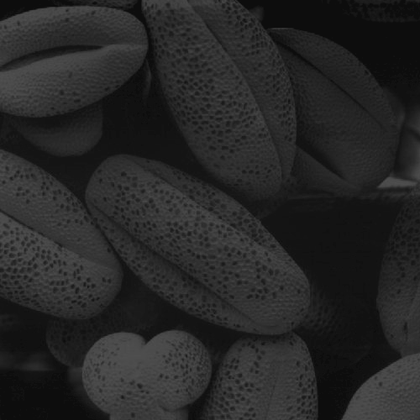
%> input picture dataImages/Fig0316(4)(bottom_left).tif, 420 x 420 px, shrunk from 500 x 500 before the run
$ octave C2_B2_3_NoFun.m   (GNU Octave 9; MATLAB toolbox functions it lacks are replaced by stand-ins)
%> lines starting %> are read from the running program, lines starting %| are printed output that depends on the picture
% ??c ?nh xám
i = imread('Fig0316(4)(bottom_left).tif');
%> i is the input picture: size 420x420 uint8; min 10, max 81, mean 38.7

% Ki?m tra n?u ?nh là RGB, chuy?n sang ?nh xám
if size(i, 3) == 3
    i = rgb2gray(i);
end

% Kích th??c ?nh
[N, M] = size(i); %N s? dòng, M s? c?t
%> N = 420; M = 420
L = 256;  % S? m?c xám

% B??c 1: Tính histogram g?c
hist_orig = zeros(1, L); %S? l?n xu?t hi?n c?a 1 m?c xám c? th?
for x = 1:N
    for y = 1:M
        hist_orig(i(x, y) + 1) = hist_orig(i(x, y) + 1) + 1;
    end
end
%> after the loop, hist_orig = 256 values, max 10911 at index 20, min 0 at index 1, mean 689.1

% B??c 2: Tính hàm tích l?y xác su?t (CDF)
cdf = zeros(1, L); %T?ng m?c xám tích l?y t? 0 ??n k
cdf(1) = hist_orig(1);
for k = 2:L
    cdf(k) = cdf(k-1) + hist_orig(k);
end
%> after the loop, cdf = 256 values from 0 to 176400
cdf = cdf / (N * M);  % Chu?n hóa CDF, sau khi chu?n hóa ta có t? l? xu?t hi?n c?a 1 m?c xám c? th?
%> cdf = 256 values from 0 to 1

% B??c 3: Ánh x? m?c xám m?i
s = round(cdf * (L - 1));  % Ánh x? CDF vào kho?ng 0–255, Hàm round ???c s? d?ng ?? làm tròn k?t qu? v? s? nguyên
%> s = 256 values from 0 to 255

% B??c 4: T?o ?nh sau cân b?ng
i_equalized = zeros(N, M, 'uint8');
for x = 1:N
    for y = 1:M
        i_equalized(x, y) = s(i(x, y) + 1);
    end
end
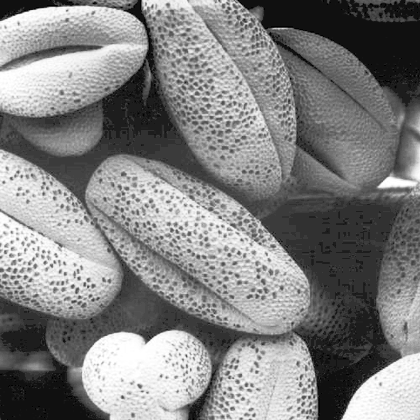
%> i_equalized: size 420x420 uint8; min 0, max 255, mean 130.4

% Tính histogram sau cân b?ng
hist_equalized = zeros(1, L);
for x = 1:N
    for y = 1:M
        hist_equalized(i_equalized(x, y) + 1) = hist_equalized(i_equalized(x, y) + 1) + 1;
    end
end
%> after the loop, hist_equalized = 256 values, max 10911 at index 50, min 0 at index 3, mean 689.1

% Hi?n th? k?t qu?
figure;
subplot(2, 2, 1); imshow(i); title('?nh g?c');
subplot(2, 2, 2); bar(0:L-1, hist_orig); title('Histogram g?c');
subplot(2, 2, 3); imshow(i_equalized); title('?nh sau cân b?ng');
subplot(2, 2, 4); bar(0:L-1, hist_equalized); title('Histogram sau cân b?ng');
%> after `title('Histogram sau cân b?ng')`:
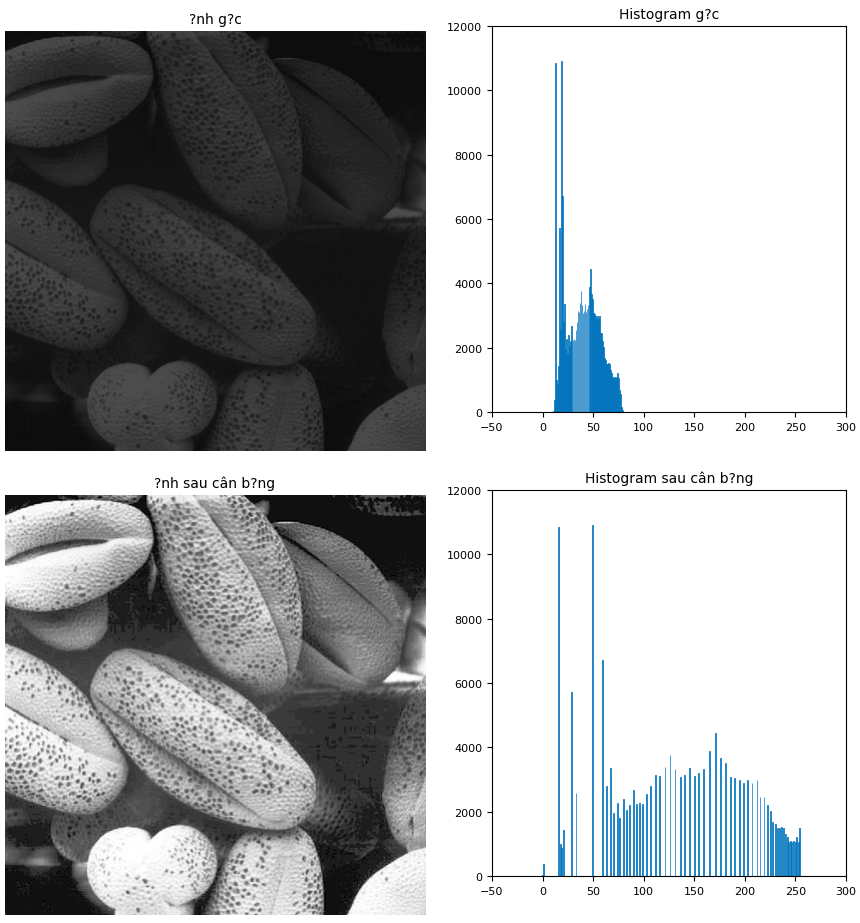
%> figure redrawn from the program's plot data, 4 panels

% Hi?n th? k?t qu? không dùng bar
figure;
subplot(2, 2, 1); imshow(i); title('?nh g?c dùng imhist');
subplot(2, 2, 2); imhist(i); title('Histogram ?nh g?c');
subplot(2, 2, 3); imshow(i_equalized); title('?nh sau cân b?ng');
subplot(2, 2, 4); imhist(i_equalized); title('Histogram sau cân b?ng');
%> after `title('Histogram sau cân b?ng')`:
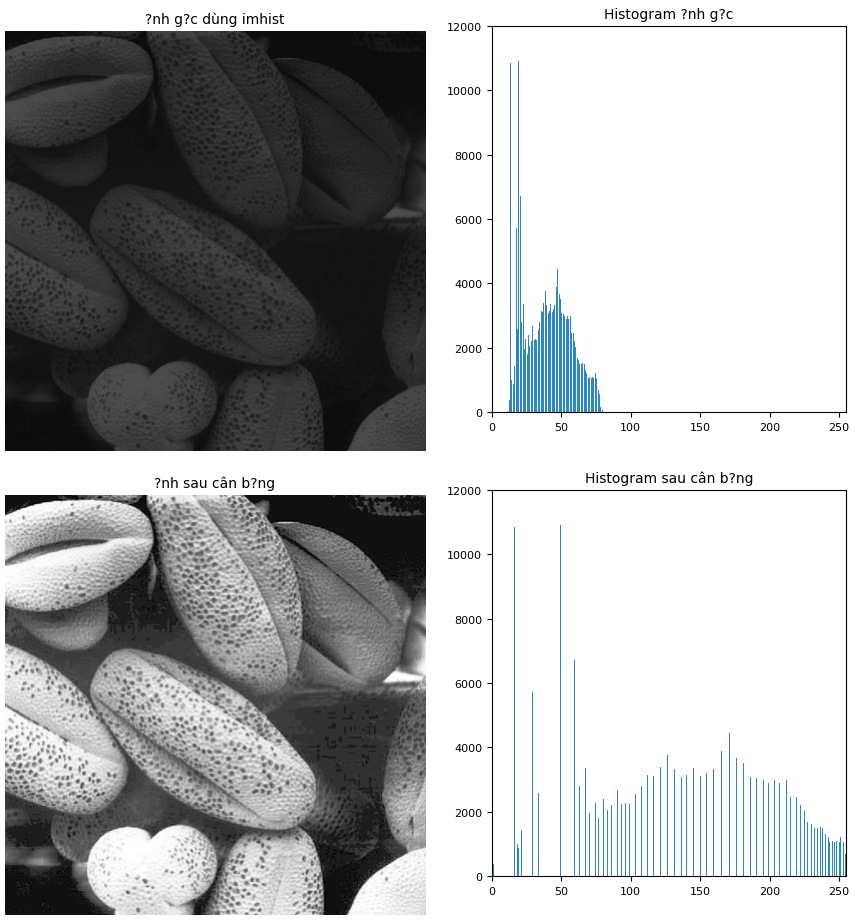
%> figure redrawn from the program's plot data, 4 panels
